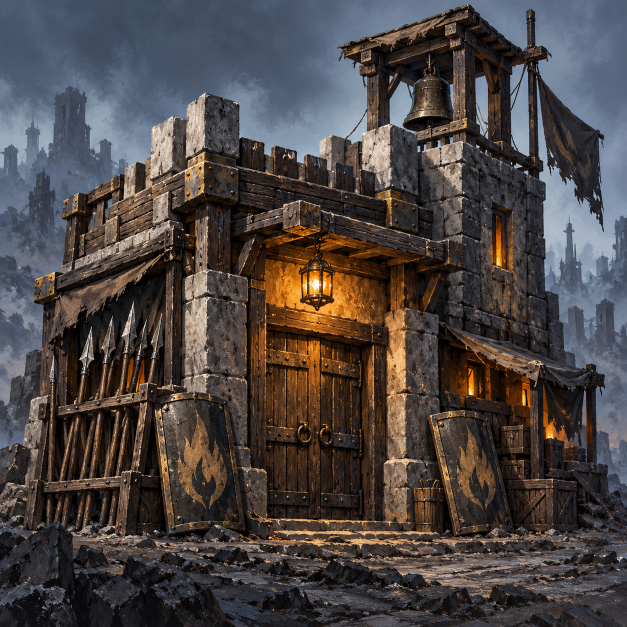
#> input picture art-source/TheLastCity/Barracks.png, 1254 x 1254 px, given in place of LastLight.png, which was not available (shown at 1/2 size)
$ python build_lastcity_art.py
#> lines starting #> are read from the running program, lines starting #| are printed output that depends on the picture
"""Pack generated Last City sources into exact Civ V DDS slots; no API calls."""
from pathlib import Path
import sys

R = Path(__file__).resolve().parents[1]
sys.path.insert(0, str(R / '.tools/python'))
from PIL import Image, ImageDraw, ImageFont, ImageOps

SOURCE = R / 'art-source/TheLastCity'
ART = R / 'TheLastCity/Art'
SIZES = (256, 128, 80, 64, 48, 45, 32, 24, 16)
LEADER_SIZES = (256, 128, 64)
OBJECT_NAMES = ('LastWatch', 'SurvivalDistrict', 'Barracks', 'Residential',
                'Shelter', 'Hospital', 'Storage', 'Depot', 'Water', 'DawnProject')
PROMOTIONS = ('SANCTUARY', 'NO_CONQUEST', 'WATCH', 'RESOLVE', 'INVADER',
              'BOSS', 'COMMAND', 'PLAGUE', 'ELITE') + tuple(
                  key + str(n) for n in range(1, 6)
                  for key in ('VETERAN_', 'VETERAN_ACTIVE_', 'TRAINING_'))


def dds(image, name):
    image = image.convert('RGBA')
    path = ART / name
    if image.width % 4 == 0 and image.height % 4 == 0:
        image.save(path, pixel_format='DXT5')
    else:
        image.save(path)  # 45px slots cannot use block compression.


def read(name):
#> called with name = 'LastLight'
    return Image.open(SOURCE / (name + '.png')).convert('RGBA')


def portrait(source, size, center=(0.5, 0.5), rank=None):
    edge = size * 4
    inner = round(edge * .86)
    picture = ImageOps.fit(source, (inner, inner), Image.Resampling.LANCZOS,
                           centering=center)
    mask = Image.new('L', (inner, inner))
    ImageDraw.Draw(mask).ellipse((0, 0, inner - 1, inner - 1), fill=255)
    picture.putalpha(mask)
    canvas = Image.new('RGBA', (edge, edge))
    offset = (edge - inner) // 2
    canvas.alpha_composite(picture, (offset, offset))
    draw = ImageDraw.Draw(canvas)
    draw.ellipse((offset, offset, offset + inner - 1, offset + inner - 1),
                 outline=(199, 154, 82, 255), width=max(3, round(edge * .025)))
    if rank is not None:
        font = ImageFont.truetype('C:/Windows/Fonts/arialbd.ttf', round(edge * .23))
        box = (round(edge * .61), round(edge * .61), round(edge * .90), round(edge * .90))
        draw.ellipse(box, fill=(20, 23, 29, 255), outline=(242, 189, 98, 255),
                     width=max(3, round(edge * .014)))
        draw.text((edge * .755, edge * .755), str(rank), font=font, anchor='mm',
                  fill=(255, 221, 163, 255))
    return canvas.resize((size, size), Image.Resampling.LANCZOS)


def emblem_cell(symbol, size, color=False):
    edge = size * 4
    canvas = Image.new('RGBA', (edge, edge))
    if color:
        ImageDraw.Draw(canvas).ellipse((edge * .06, edge * .06, edge * .94, edge * .94),
            fill=(24, 29, 37, 255), outline=(210, 156, 70, 255),
            width=max(3, round(edge * .028)))
    fitted = ImageOps.contain(symbol, (round(edge * .69), round(edge * .69)), Image.Resampling.LANCZOS)
    colored = Image.new('RGBA', fitted.size, (249, 209, 137, 255) if color else (255, 255, 255, 255))
    colored.putalpha(fitted.getchannel('A'))
    canvas.alpha_composite(colored, ((edge - fitted.width) // 2, (edge - fitted.height) // 2))
    return canvas.resize((size, size), Image.Resampling.LANCZOS)


def main():
    ART.mkdir(exist_ok=True)
    # Fit, rather than stretch: Dawn is 4:3, diplomacy is 16:9.
    dds(ImageOps.fit(read('LastLight'), (1024, 768), Image.Resampling.LANCZOS), 'LastLight.dds')
#> in dds, `image = image.convert('RGBA')`:
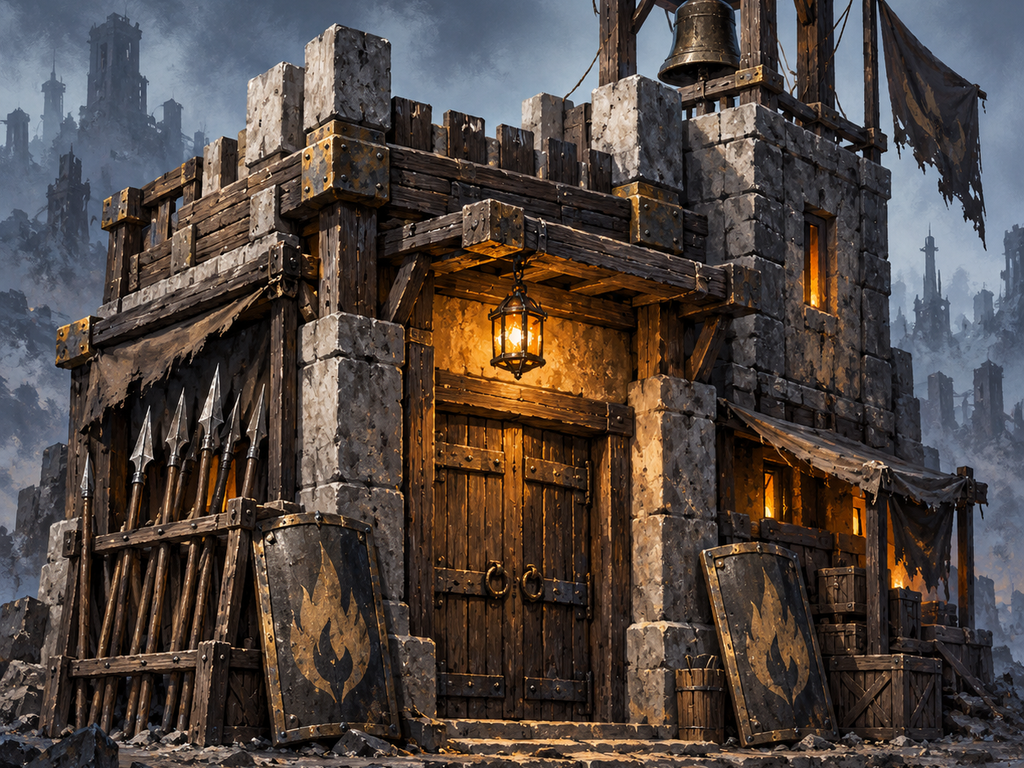
#> image: PIL image 1024x768 RGBA; mean R, G, B, A 80.3, 70.4, 65.6, 255
#> (the run stopped early here; a loop or call above may not have finished)

$ run again, on art-source/TheLastCity/LastLight.png
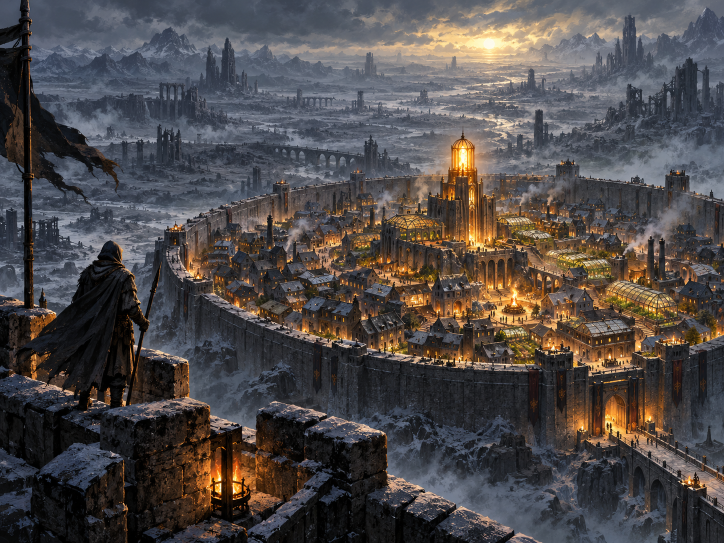
#> input picture art-source/TheLastCity/LastLight.png, 1448 x 1086 px (shown at 1/2 size)
#> in dds, `image = image.convert('RGBA')`:
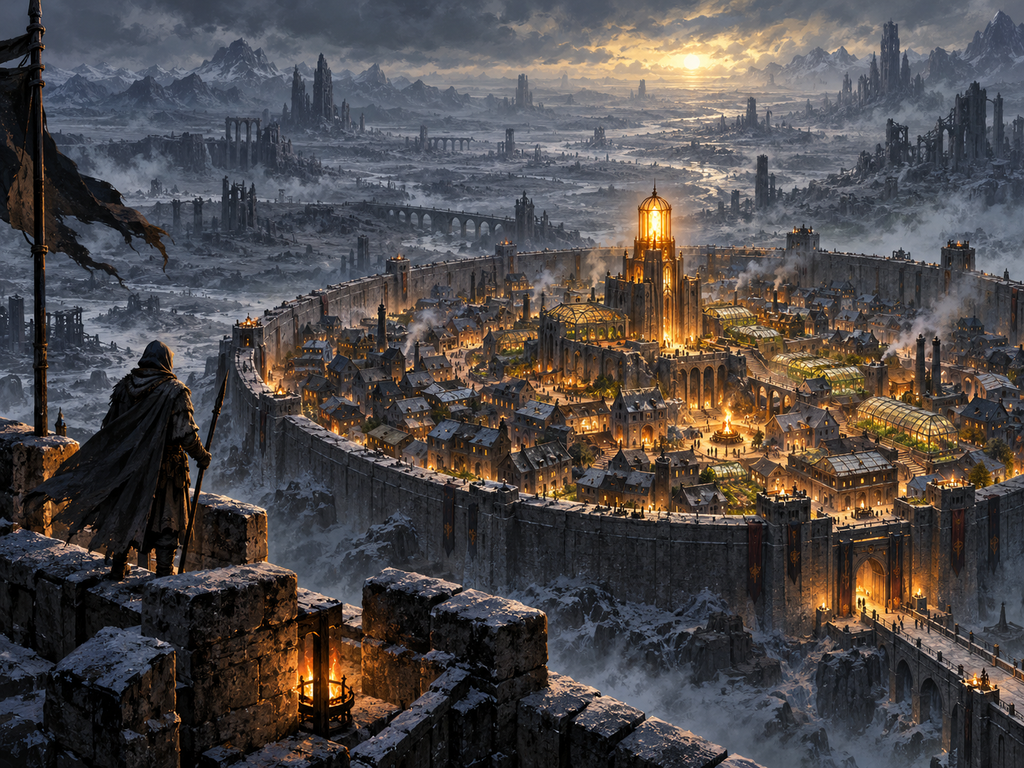
#> image: PIL image 1024x768 RGBA; mean R, G, B, A 78.4, 73.5, 73.1, 255
